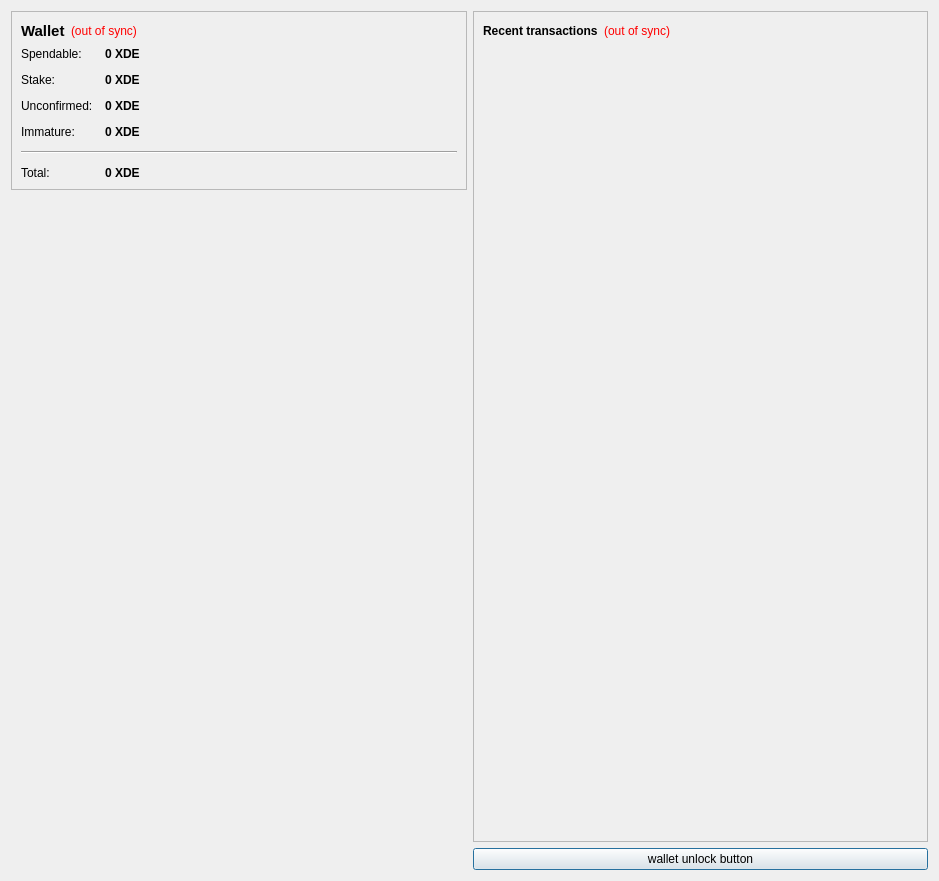
<?xml version="1.0" encoding="UTF-8"?>
<ui version="4.0">
 <class>OverviewPage</class>
 <widget class="QWidget" name="OverviewPage">
  <property name="geometry">
   <rect>
    <x>0</x>
    <y>0</y>
    <width>939</width>
    <height>881</height>
   </rect>
  </property>
  <property name="windowTitle">
   <string>Form</string>
  </property>
  <layout class="QHBoxLayout" name="horizontalLayout" stretch="0,0">
   <item>
    <layout class="QVBoxLayout" name="verticalLayout_2">
     <item>
      <widget class="QFrame" name="frame">
       <property name="frameShape">
        <enum>QFrame::StyledPanel</enum>
       </property>
       <property name="frameShadow">
        <enum>QFrame::Raised</enum>
       </property>
       <layout class="QVBoxLayout" name="verticalLayout_4">
        <item>
         <layout class="QHBoxLayout" name="horizontalLayout_4">
          <item>
           <widget class="QLabel" name="label_5">
            <property name="font">
             <font>
              <pointsize>11</pointsize>
              <weight>75</weight>
              <bold>true</bold>
             </font>
            </property>
            <property name="text">
             <string>Wallet</string>
            </property>
           </widget>
          </item>
          <item>
           <widget class="QLabel" name="labelWalletStatus">
            <property name="toolTip">
             <string>The displayed information may be out of date. Your wallet automatically synchronizes with the xdecoin network after a connection is established, but this process has not completed yet.</string>
            </property>
            <property name="styleSheet">
             <string notr="true">QLabel { color: red; }</string>
            </property>
            <property name="text">
             <string notr="true">(out of sync)</string>
            </property>
            <property name="alignment">
             <set>Qt::AlignLeading|Qt::AlignLeft|Qt::AlignVCenter</set>
            </property>
           </widget>
          </item>
          <item>
           <spacer name="horizontalSpacer_2">
            <property name="orientation">
             <enum>Qt::Horizontal</enum>
            </property>
            <property name="sizeHint" stdset="0">
             <size>
              <width>40</width>
              <height>20</height>
             </size>
            </property>
           </spacer>
          </item>
         </layout>
        </item>
        <item>
         <layout class="QFormLayout" name="formLayout_2">
          <property name="fieldGrowthPolicy">
           <enum>QFormLayout::AllNonFixedFieldsGrow</enum>
          </property>
          <property name="horizontalSpacing">
           <number>12</number>
          </property>
          <property name="verticalSpacing">
           <number>12</number>
          </property>
          <item row="0" column="0">
           <widget class="QLabel" name="label">
            <property name="text">
             <string>Spendable:</string>
            </property>
           </widget>
          </item>
          <item row="0" column="1">
           <widget class="QLabel" name="labelBalance">
            <property name="font">
             <font>
              <weight>75</weight>
              <bold>true</bold>
             </font>
            </property>
            <property name="cursor">
             <cursorShape>IBeamCursor</cursorShape>
            </property>
            <property name="toolTip">
             <string>Your current spendable balance</string>
            </property>
            <property name="text">
             <string notr="true">0 XDE</string>
            </property>
            <property name="textInteractionFlags">
             <set>Qt::LinksAccessibleByMouse|Qt::TextSelectableByKeyboard|Qt::TextSelectableByMouse</set>
            </property>
           </widget>
          </item>
          <item row="1" column="0">
           <widget class="QLabel" name="label_6">
            <property name="text">
             <string>Stake:</string>
            </property>
           </widget>
          </item>
          <item row="1" column="1">
           <widget class="QLabel" name="labelStake">
            <property name="font">
             <font>
              <weight>75</weight>
              <bold>true</bold>
             </font>
            </property>
            <property name="cursor">
             <cursorShape>IBeamCursor</cursorShape>
            </property>
            <property name="toolTip">
             <string>Total of coins that was staked, and do not yet count toward the current balance</string>
            </property>
            <property name="text">
             <string notr="true">0 XDE</string>
            </property>
            <property name="textInteractionFlags">
             <set>Qt::LinksAccessibleByMouse|Qt::TextSelectableByKeyboard|Qt::TextSelectableByMouse</set>
            </property>
           </widget>
          </item>
          <item row="2" column="0">
           <widget class="QLabel" name="label_3">
            <property name="text">
             <string>Unconfirmed:</string>
            </property>
           </widget>
          </item>
          <item row="2" column="1">
           <widget class="QLabel" name="labelUnconfirmed">
            <property name="font">
             <font>
              <weight>75</weight>
              <bold>true</bold>
             </font>
            </property>
            <property name="cursor">
             <cursorShape>IBeamCursor</cursorShape>
            </property>
            <property name="toolTip">
             <string>Total of transactions that have yet to be confirmed, and do not yet count toward the current balance</string>
            </property>
            <property name="text">
             <string notr="true">0 XDE</string>
            </property>
            <property name="textInteractionFlags">
             <set>Qt::LinksAccessibleByMouse|Qt::TextSelectableByKeyboard|Qt::TextSelectableByMouse</set>
            </property>
           </widget>
          </item>
          <item row="3" column="0">
           <widget class="QLabel" name="labelImmatureText">
            <property name="text">
             <string>Immature:</string>
            </property>
           </widget>
          </item>
          <item row="3" column="1">
           <widget class="QLabel" name="labelImmature">
            <property name="font">
             <font>
              <weight>75</weight>
              <bold>true</bold>
             </font>
            </property>
            <property name="toolTip">
             <string>Mined balance that has not yet matured</string>
            </property>
            <property name="text">
             <string notr="true">0 XDE</string>
            </property>
            <property name="textInteractionFlags">
             <set>Qt::LinksAccessibleByMouse|Qt::TextSelectableByKeyboard|Qt::TextSelectableByMouse</set>
            </property>
           </widget>
          </item>
          <item row="4" column="0" colspan="2">
           <widget class="Line" name="line">
            <property name="orientation">
             <enum>Qt::Horizontal</enum>
            </property>
           </widget>
          </item>
          <item row="5" column="0">
           <widget class="QLabel" name="labelTotalText">
            <property name="text">
             <string>Total:</string>
            </property>
           </widget>
          </item>
          <item row="5" column="1">
           <widget class="QLabel" name="labelTotal">
            <property name="font">
             <font>
              <weight>75</weight>
              <bold>true</bold>
             </font>
            </property>
            <property name="cursor">
             <cursorShape>IBeamCursor</cursorShape>
            </property>
            <property name="toolTip">
             <string>Your current total balance</string>
            </property>
            <property name="text">
             <string notr="true">0 XDE</string>
            </property>
            <property name="textInteractionFlags">
             <set>Qt::LinksAccessibleByMouse|Qt::TextSelectableByKeyboard|Qt::TextSelectableByMouse</set>
            </property>
           </widget>
          </item>
         </layout>
        </item>
       </layout>
      </widget>
     </item>
     <item>
      <spacer name="verticalSpacer_4">
       <property name="orientation">
        <enum>Qt::Vertical</enum>
       </property>
       <property name="sizeHint" stdset="0">
        <size>
         <width>20</width>
         <height>40</height>
        </size>
       </property>
      </spacer>
     </item>
     <item>
      <widget class="QLabel" name="label_2">
       <property name="text">
        <string/>
       </property>
       <property name="pixmap">
        <pixmap resource="../bitcoin.qrc">:/images/Wallet_Logo</pixmap>
       </property>
       <property name="alignment">
        <set>Qt::AlignCenter</set>
       </property>
      </widget>
     </item>
     <item>
      <spacer name="verticalSpacer">
       <property name="orientation">
        <enum>Qt::Vertical</enum>
       </property>
       <property name="sizeHint" stdset="0">
        <size>
         <width>20</width>
         <height>40</height>
        </size>
       </property>
      </spacer>
     </item>
    </layout>
   </item>
   <item>
    <layout class="QVBoxLayout" name="verticalLayout_3">
     <item>
      <widget class="QFrame" name="frame_2">
       <property name="frameShape">
        <enum>QFrame::StyledPanel</enum>
       </property>
       <property name="frameShadow">
        <enum>QFrame::Raised</enum>
       </property>
       <layout class="QVBoxLayout" name="verticalLayout">
        <item>
         <layout class="QHBoxLayout" name="horizontalLayout_2">
          <item>
           <widget class="QLabel" name="label_4">
            <property name="text">
             <string>&lt;b&gt;Recent transactions&lt;/b&gt;</string>
            </property>
           </widget>
          </item>
          <item>
           <widget class="QLabel" name="labelTransactionsStatus">
            <property name="toolTip">
             <string>The displayed information may be out of date. Your wallet automatically synchronizes with the xdecoin network after a connection is established, but this process has not completed yet.</string>
            </property>
            <property name="styleSheet">
             <string notr="true">QLabel { color: red; }</string>
            </property>
            <property name="text">
             <string notr="true">(out of sync)</string>
            </property>
            <property name="alignment">
             <set>Qt::AlignRight|Qt::AlignTrailing|Qt::AlignVCenter</set>
            </property>
           </widget>
          </item>
          <item>
           <spacer name="horizontalSpacer">
            <property name="orientation">
             <enum>Qt::Horizontal</enum>
            </property>
            <property name="sizeHint" stdset="0">
             <size>
              <width>40</width>
              <height>20</height>
             </size>
            </property>
           </spacer>
          </item>
         </layout>
        </item>
        <item>
         <widget class="QListView" name="listTransactions">
          <property name="styleSheet">
           <string notr="true">QListView { background: transparent; }</string>
          </property>
          <property name="frameShape">
           <enum>QFrame::NoFrame</enum>
          </property>
          <property name="verticalScrollBarPolicy">
           <enum>Qt::ScrollBarAlwaysOff</enum>
          </property>
          <property name="horizontalScrollBarPolicy">
           <enum>Qt::ScrollBarAlwaysOff</enum>
          </property>
          <property name="selectionMode">
           <enum>QAbstractItemView::NoSelection</enum>
          </property>
         </widget>
        </item>
       </layout>
      </widget>
     </item>
     <item>
      <widget class="QPushButton" name="unlockWalletButton">
       <property name="sizePolicy">
        <sizepolicy hsizetype="Minimum" vsizetype="Fixed">
         <horstretch>0</horstretch>
         <verstretch>0</verstretch>
        </sizepolicy>
       </property>
       <property name="maximumSize">
        <size>
         <width>16777214</width>
         <height>16777214</height>
        </size>
       </property>
       <property name="toolTip">
        <string/>
       </property>
       <property name="text">
        <string>wallet unlock button</string>
       </property>
       <property name="checkable">
        <bool>false</bool>
       </property>
       <property name="autoDefault">
        <bool>false</bool>
       </property>
       <property name="default">
        <bool>true</bool>
       </property>
       <property name="flat">
        <bool>false</bool>
       </property>
      </widget>
     </item>
    </layout>
   </item>
  </layout>
 </widget>
 <resources>
  <include location="../bitcoin.qrc"/>
 </resources>
 <connections/>
</ui>
